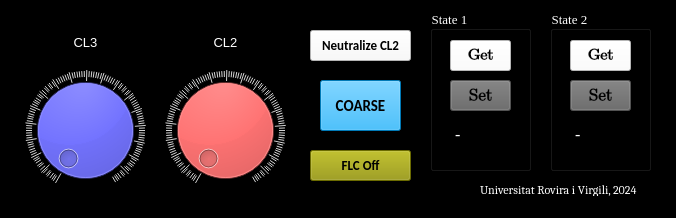
<?xml version="1.0" encoding="UTF-8"?>
<ui version="4.0">
 <class>MainWindow</class>
 <widget class="QMainWindow" name="MainWindow">
  <property name="enabled">
   <bool>true</bool>
  </property>
  <property name="geometry">
   <rect>
    <x>0</x>
    <y>0</y>
    <width>676</width>
    <height>218</height>
   </rect>
  </property>
  <property name="palette">
   <palette>
    <active>
     <colorrole role="WindowText">
      <brush brushstyle="SolidPattern">
       <color alpha="255">
        <red>0</red>
        <green>0</green>
        <blue>0</blue>
       </color>
      </brush>
     </colorrole>
     <colorrole role="Button">
      <brush brushstyle="SolidPattern">
       <color alpha="255">
        <red>0</red>
        <green>0</green>
        <blue>0</blue>
       </color>
      </brush>
     </colorrole>
     <colorrole role="Midlight">
      <brush brushstyle="SolidPattern">
       <color alpha="255">
        <red>255</red>
        <green>255</green>
        <blue>255</blue>
       </color>
      </brush>
     </colorrole>
     <colorrole role="Dark">
      <brush brushstyle="SolidPattern">
       <color alpha="255">
        <red>255</red>
        <green>255</green>
        <blue>255</blue>
       </color>
      </brush>
     </colorrole>
     <colorrole role="Text">
      <brush brushstyle="SolidPattern">
       <color alpha="255">
        <red>0</red>
        <green>0</green>
        <blue>0</blue>
       </color>
      </brush>
     </colorrole>
     <colorrole role="ButtonText">
      <brush brushstyle="SolidPattern">
       <color alpha="255">
        <red>0</red>
        <green>0</green>
        <blue>0</blue>
       </color>
      </brush>
     </colorrole>
     <colorrole role="Base">
      <brush brushstyle="SolidPattern">
       <color alpha="255">
        <red>0</red>
        <green>0</green>
        <blue>0</blue>
       </color>
      </brush>
     </colorrole>
     <colorrole role="Window">
      <brush brushstyle="SolidPattern">
       <color alpha="255">
        <red>0</red>
        <green>0</green>
        <blue>0</blue>
       </color>
      </brush>
     </colorrole>
    </active>
    <inactive>
     <colorrole role="WindowText">
      <brush brushstyle="SolidPattern">
       <color alpha="255">
        <red>0</red>
        <green>0</green>
        <blue>0</blue>
       </color>
      </brush>
     </colorrole>
     <colorrole role="Button">
      <brush brushstyle="SolidPattern">
       <color alpha="255">
        <red>0</red>
        <green>0</green>
        <blue>0</blue>
       </color>
      </brush>
     </colorrole>
     <colorrole role="Midlight">
      <brush brushstyle="SolidPattern">
       <color alpha="255">
        <red>255</red>
        <green>255</green>
        <blue>255</blue>
       </color>
      </brush>
     </colorrole>
     <colorrole role="Dark">
      <brush brushstyle="SolidPattern">
       <color alpha="255">
        <red>255</red>
        <green>255</green>
        <blue>255</blue>
       </color>
      </brush>
     </colorrole>
     <colorrole role="Text">
      <brush brushstyle="SolidPattern">
       <color alpha="255">
        <red>0</red>
        <green>0</green>
        <blue>0</blue>
       </color>
      </brush>
     </colorrole>
     <colorrole role="ButtonText">
      <brush brushstyle="SolidPattern">
       <color alpha="255">
        <red>0</red>
        <green>0</green>
        <blue>0</blue>
       </color>
      </brush>
     </colorrole>
     <colorrole role="Base">
      <brush brushstyle="SolidPattern">
       <color alpha="255">
        <red>0</red>
        <green>0</green>
        <blue>0</blue>
       </color>
      </brush>
     </colorrole>
     <colorrole role="Window">
      <brush brushstyle="SolidPattern">
       <color alpha="255">
        <red>0</red>
        <green>0</green>
        <blue>0</blue>
       </color>
      </brush>
     </colorrole>
    </inactive>
    <disabled>
     <colorrole role="WindowText">
      <brush brushstyle="SolidPattern">
       <color alpha="255">
        <red>255</red>
        <green>255</green>
        <blue>255</blue>
       </color>
      </brush>
     </colorrole>
     <colorrole role="Button">
      <brush brushstyle="SolidPattern">
       <color alpha="255">
        <red>0</red>
        <green>0</green>
        <blue>0</blue>
       </color>
      </brush>
     </colorrole>
     <colorrole role="Midlight">
      <brush brushstyle="SolidPattern">
       <color alpha="255">
        <red>255</red>
        <green>255</green>
        <blue>255</blue>
       </color>
      </brush>
     </colorrole>
     <colorrole role="Dark">
      <brush brushstyle="SolidPattern">
       <color alpha="255">
        <red>255</red>
        <green>255</green>
        <blue>255</blue>
       </color>
      </brush>
     </colorrole>
     <colorrole role="Text">
      <brush brushstyle="SolidPattern">
       <color alpha="255">
        <red>255</red>
        <green>255</green>
        <blue>255</blue>
       </color>
      </brush>
     </colorrole>
     <colorrole role="ButtonText">
      <brush brushstyle="SolidPattern">
       <color alpha="255">
        <red>255</red>
        <green>255</green>
        <blue>255</blue>
       </color>
      </brush>
     </colorrole>
     <colorrole role="Base">
      <brush brushstyle="SolidPattern">
       <color alpha="255">
        <red>0</red>
        <green>0</green>
        <blue>0</blue>
       </color>
      </brush>
     </colorrole>
     <colorrole role="Window">
      <brush brushstyle="SolidPattern">
       <color alpha="255">
        <red>0</red>
        <green>0</green>
        <blue>0</blue>
       </color>
      </brush>
     </colorrole>
    </disabled>
   </palette>
  </property>
  <property name="windowTitle">
   <string>Quasi-Parallel STEM Controller</string>
  </property>
  <property name="styleSheet">
   <string notr="true">background-color: rgb(0, 0, 0);</string>
  </property>
  <widget class="QWidget" name="centralwidget">
   <widget class="QDial" name="CL2Knob">
    <property name="geometry">
     <rect>
      <x>160</x>
      <y>70</y>
      <width>130</width>
      <height>120</height>
     </rect>
    </property>
    <property name="palette">
     <palette>
      <active>
       <colorrole role="WindowText">
        <brush brushstyle="SolidPattern">
         <color alpha="255">
          <red>0</red>
          <green>0</green>
          <blue>0</blue>
         </color>
        </brush>
       </colorrole>
       <colorrole role="Button">
        <brush brushstyle="SolidPattern">
         <color alpha="255">
          <red>255</red>
          <green>0</green>
          <blue>0</blue>
         </color>
        </brush>
       </colorrole>
       <colorrole role="Midlight">
        <brush brushstyle="SolidPattern">
         <color alpha="255">
          <red>225</red>
          <green>225</green>
          <blue>225</blue>
         </color>
        </brush>
       </colorrole>
       <colorrole role="Dark">
        <brush brushstyle="SolidPattern">
         <color alpha="255">
          <red>255</red>
          <green>255</green>
          <blue>255</blue>
         </color>
        </brush>
       </colorrole>
       <colorrole role="Text">
        <brush brushstyle="SolidPattern">
         <color alpha="255">
          <red>0</red>
          <green>0</green>
          <blue>0</blue>
         </color>
        </brush>
       </colorrole>
       <colorrole role="ButtonText">
        <brush brushstyle="SolidPattern">
         <color alpha="255">
          <red>0</red>
          <green>0</green>
          <blue>0</blue>
         </color>
        </brush>
       </colorrole>
       <colorrole role="Base">
        <brush brushstyle="SolidPattern">
         <color alpha="255">
          <red>255</red>
          <green>0</green>
          <blue>0</blue>
         </color>
        </brush>
       </colorrole>
       <colorrole role="Window">
        <brush brushstyle="SolidPattern">
         <color alpha="255">
          <red>255</red>
          <green>0</green>
          <blue>0</blue>
         </color>
        </brush>
       </colorrole>
      </active>
      <inactive>
       <colorrole role="WindowText">
        <brush brushstyle="SolidPattern">
         <color alpha="255">
          <red>0</red>
          <green>0</green>
          <blue>0</blue>
         </color>
        </brush>
       </colorrole>
       <colorrole role="Button">
        <brush brushstyle="SolidPattern">
         <color alpha="255">
          <red>255</red>
          <green>0</green>
          <blue>0</blue>
         </color>
        </brush>
       </colorrole>
       <colorrole role="Midlight">
        <brush brushstyle="SolidPattern">
         <color alpha="255">
          <red>225</red>
          <green>225</green>
          <blue>225</blue>
         </color>
        </brush>
       </colorrole>
       <colorrole role="Dark">
        <brush brushstyle="SolidPattern">
         <color alpha="255">
          <red>255</red>
          <green>255</green>
          <blue>255</blue>
         </color>
        </brush>
       </colorrole>
       <colorrole role="Text">
        <brush brushstyle="SolidPattern">
         <color alpha="255">
          <red>0</red>
          <green>0</green>
          <blue>0</blue>
         </color>
        </brush>
       </colorrole>
       <colorrole role="ButtonText">
        <brush brushstyle="SolidPattern">
         <color alpha="255">
          <red>0</red>
          <green>0</green>
          <blue>0</blue>
         </color>
        </brush>
       </colorrole>
       <colorrole role="Base">
        <brush brushstyle="SolidPattern">
         <color alpha="255">
          <red>255</red>
          <green>0</green>
          <blue>0</blue>
         </color>
        </brush>
       </colorrole>
       <colorrole role="Window">
        <brush brushstyle="SolidPattern">
         <color alpha="255">
          <red>255</red>
          <green>0</green>
          <blue>0</blue>
         </color>
        </brush>
       </colorrole>
      </inactive>
      <disabled>
       <colorrole role="WindowText">
        <brush brushstyle="SolidPattern">
         <color alpha="255">
          <red>255</red>
          <green>255</green>
          <blue>255</blue>
         </color>
        </brush>
       </colorrole>
       <colorrole role="Button">
        <brush brushstyle="SolidPattern">
         <color alpha="255">
          <red>255</red>
          <green>0</green>
          <blue>0</blue>
         </color>
        </brush>
       </colorrole>
       <colorrole role="Midlight">
        <brush brushstyle="SolidPattern">
         <color alpha="255">
          <red>225</red>
          <green>225</green>
          <blue>225</blue>
         </color>
        </brush>
       </colorrole>
       <colorrole role="Dark">
        <brush brushstyle="SolidPattern">
         <color alpha="255">
          <red>255</red>
          <green>255</green>
          <blue>255</blue>
         </color>
        </brush>
       </colorrole>
       <colorrole role="Text">
        <brush brushstyle="SolidPattern">
         <color alpha="255">
          <red>255</red>
          <green>255</green>
          <blue>255</blue>
         </color>
        </brush>
       </colorrole>
       <colorrole role="ButtonText">
        <brush brushstyle="SolidPattern">
         <color alpha="255">
          <red>255</red>
          <green>255</green>
          <blue>255</blue>
         </color>
        </brush>
       </colorrole>
       <colorrole role="Base">
        <brush brushstyle="SolidPattern">
         <color alpha="255">
          <red>255</red>
          <green>0</green>
          <blue>0</blue>
         </color>
        </brush>
       </colorrole>
       <colorrole role="Window">
        <brush brushstyle="SolidPattern">
         <color alpha="255">
          <red>255</red>
          <green>0</green>
          <blue>0</blue>
         </color>
        </brush>
       </colorrole>
      </disabled>
     </palette>
    </property>
    <property name="styleSheet">
     <string notr="true">background-color: rgb(255, 0, 0);</string>
    </property>
    <property name="minimum">
     <number>10000</number>
    </property>
    <property name="maximum">
     <number>50000</number>
    </property>
    <property name="singleStep">
     <number>2</number>
    </property>
    <property name="pageStep">
     <number>7</number>
    </property>
    <property name="tracking">
     <bool>true</bool>
    </property>
    <property name="notchesVisible">
     <bool>true</bool>
    </property>
   </widget>
   <widget class="QPushButton" name="Ntrl_button">
    <property name="geometry">
     <rect>
      <x>310</x>
      <y>30</y>
      <width>101</width>
      <height>31</height>
     </rect>
    </property>
    <property name="font">
     <font>
      <family>Calibri</family>
      <pointsize>10</pointsize>
      <weight>75</weight>
      <italic>false</italic>
      <bold>true</bold>
     </font>
    </property>
    <property name="styleSheet">
     <string notr="true">background-color:rgb(250, 250, 250);</string>
    </property>
    <property name="text">
     <string>Neutralize CL2</string>
    </property>
   </widget>
   <widget class="QPushButton" name="pushButton_CoarseFine">
    <property name="geometry">
     <rect>
      <x>320</x>
      <y>80</y>
      <width>81</width>
      <height>51</height>
     </rect>
    </property>
    <property name="font">
     <font>
      <family>Calibri</family>
      <pointsize>11</pointsize>
      <weight>75</weight>
      <bold>true</bold>
     </font>
    </property>
    <property name="styleSheet">
     <string notr="true">background-color: rgb(0, 170, 255);</string>
    </property>
    <property name="text">
     <string>COARSE</string>
    </property>
    <property name="checkable">
     <bool>true</bool>
    </property>
   </widget>
   <widget class="QTextEdit" name="textEdit">
    <property name="geometry">
     <rect>
      <x>200</x>
      <y>30</y>
      <width>51</width>
      <height>31</height>
     </rect>
    </property>
    <property name="layoutDirection">
     <enum>Qt::LeftToRight</enum>
    </property>
    <property name="verticalScrollBarPolicy">
     <enum>Qt::ScrollBarAlwaysOff</enum>
    </property>
    <property name="html">
     <string>&lt;!DOCTYPE HTML PUBLIC &quot;-//W3C//DTD HTML 4.0//EN&quot; &quot;http://www.w3.org/TR/REC-html40/strict.dtd&quot;&gt;
&lt;html&gt;&lt;head&gt;&lt;meta name=&quot;qrichtext&quot; content=&quot;1&quot; /&gt;&lt;style type=&quot;text/css&quot;&gt;
p, li { white-space: pre-wrap; }
&lt;/style&gt;&lt;/head&gt;&lt;body style=&quot; font-family:'MS Shell Dlg 2'; font-size:8.25pt; font-weight:400; font-style:normal;&quot;&gt;
&lt;p align=&quot;center&quot; style=&quot; margin-top:0px; margin-bottom:0px; margin-left:0px; margin-right:0px; -qt-block-indent:0; text-indent:0px;&quot;&gt;&lt;span style=&quot; font-size:10pt; color:#ffffff;&quot;&gt;CL2&lt;/span&gt;&lt;/p&gt;&lt;/body&gt;&lt;/html&gt;</string>
    </property>
   </widget>
   <widget class="QGroupBox" name="state1">
    <property name="geometry">
     <rect>
      <x>430</x>
      <y>10</y>
      <width>101</width>
      <height>161</height>
     </rect>
    </property>
    <property name="font">
     <font>
      <family>Times New Roman</family>
      <pointsize>10</pointsize>
      <weight>50</weight>
      <bold>false</bold>
     </font>
    </property>
    <property name="styleSheet">
     <string notr="true">color: rgb(255, 255, 255);</string>
    </property>
    <property name="title">
     <string>State 1</string>
    </property>
    <widget class="QPushButton" name="get1">
     <property name="geometry">
      <rect>
       <x>20</x>
       <y>30</y>
       <width>61</width>
       <height>31</height>
      </rect>
     </property>
     <property name="font">
      <font>
       <family>Cambria Math</family>
       <pointsize>12</pointsize>
       <weight>75</weight>
       <bold>true</bold>
      </font>
     </property>
     <property name="styleSheet">
      <string notr="true">color: rgb(0, 0, 0);
background-color: rgb(255, 255, 255);</string>
     </property>
     <property name="text">
      <string>Get</string>
     </property>
    </widget>
    <widget class="QPushButton" name="set1">
     <property name="enabled">
      <bool>false</bool>
     </property>
     <property name="geometry">
      <rect>
       <x>20</x>
       <y>70</y>
       <width>61</width>
       <height>31</height>
      </rect>
     </property>
     <property name="font">
      <font>
       <family>Cambria Math</family>
       <pointsize>13</pointsize>
       <weight>75</weight>
       <bold>true</bold>
      </font>
     </property>
     <property name="styleSheet">
      <string notr="true">color: rgb(0, 0, 0);
background-color: rgb(100, 100, 100);</string>
     </property>
     <property name="text">
      <string>Set</string>
     </property>
    </widget>
    <widget class="QTextEdit" name="text1">
     <property name="geometry">
      <rect>
       <x>20</x>
       <y>110</y>
       <width>61</width>
       <height>31</height>
      </rect>
     </property>
     <property name="font">
      <font>
       <family>Times New Roman</family>
       <pointsize>12</pointsize>
      </font>
     </property>
     <property name="html">
      <string>&lt;!DOCTYPE HTML PUBLIC &quot;-//W3C//DTD HTML 4.0//EN&quot; &quot;http://www.w3.org/TR/REC-html40/strict.dtd&quot;&gt;
&lt;html&gt;&lt;head&gt;&lt;meta name=&quot;qrichtext&quot; content=&quot;1&quot; /&gt;&lt;style type=&quot;text/css&quot;&gt;
p, li { white-space: pre-wrap; }
&lt;/style&gt;&lt;/head&gt;&lt;body style=&quot; font-family:'Times New Roman'; font-size:12pt; font-weight:400; font-style:normal;&quot;&gt;
&lt;p style=&quot; margin-top:0px; margin-bottom:0px; margin-left:0px; margin-right:0px; -qt-block-indent:0; text-indent:0px;&quot;&gt;&lt;span style=&quot; font-family:'MS Shell Dlg 2';&quot;&gt;- &lt;/span&gt;&lt;/p&gt;&lt;/body&gt;&lt;/html&gt;</string>
     </property>
    </widget>
   </widget>
   <widget class="QGroupBox" name="state2">
    <property name="geometry">
     <rect>
      <x>550</x>
      <y>10</y>
      <width>101</width>
      <height>161</height>
     </rect>
    </property>
    <property name="font">
     <font>
      <family>Times New Roman</family>
      <pointsize>10</pointsize>
     </font>
    </property>
    <property name="styleSheet">
     <string notr="true">color: rgb(255, 255, 255);</string>
    </property>
    <property name="title">
     <string>State 2</string>
    </property>
    <widget class="QPushButton" name="get2">
     <property name="geometry">
      <rect>
       <x>20</x>
       <y>30</y>
       <width>61</width>
       <height>31</height>
      </rect>
     </property>
     <property name="font">
      <font>
       <family>Cambria Math</family>
       <pointsize>12</pointsize>
       <weight>75</weight>
       <bold>true</bold>
      </font>
     </property>
     <property name="styleSheet">
      <string notr="true">color: rgb(0, 0, 0);
background-color: rgb(255, 255, 255);</string>
     </property>
     <property name="text">
      <string>Get</string>
     </property>
    </widget>
    <widget class="QPushButton" name="set2">
     <property name="enabled">
      <bool>false</bool>
     </property>
     <property name="geometry">
      <rect>
       <x>20</x>
       <y>70</y>
       <width>61</width>
       <height>31</height>
      </rect>
     </property>
     <property name="font">
      <font>
       <family>Cambria Math</family>
       <pointsize>13</pointsize>
       <weight>75</weight>
       <bold>true</bold>
      </font>
     </property>
     <property name="styleSheet">
      <string notr="true">color: rgb(0, 0, 0);
background-color: rgb(100, 100, 100);</string>
     </property>
     <property name="text">
      <string>Set</string>
     </property>
    </widget>
    <widget class="QTextEdit" name="text2">
     <property name="geometry">
      <rect>
       <x>20</x>
       <y>110</y>
       <width>61</width>
       <height>31</height>
      </rect>
     </property>
     <property name="font">
      <font>
       <family>Times New Roman</family>
       <pointsize>12</pointsize>
      </font>
     </property>
     <property name="html">
      <string>&lt;!DOCTYPE HTML PUBLIC &quot;-//W3C//DTD HTML 4.0//EN&quot; &quot;http://www.w3.org/TR/REC-html40/strict.dtd&quot;&gt;
&lt;html&gt;&lt;head&gt;&lt;meta name=&quot;qrichtext&quot; content=&quot;1&quot; /&gt;&lt;style type=&quot;text/css&quot;&gt;
p, li { white-space: pre-wrap; }
&lt;/style&gt;&lt;/head&gt;&lt;body style=&quot; font-family:'Times New Roman'; font-size:12pt; font-weight:400; font-style:normal;&quot;&gt;
&lt;p style=&quot; margin-top:0px; margin-bottom:0px; margin-left:0px; margin-right:0px; -qt-block-indent:0; text-indent:0px;&quot;&gt;&lt;span style=&quot; font-family:'MS Shell Dlg 2';&quot;&gt;-&lt;/span&gt;&lt;/p&gt;&lt;/body&gt;&lt;/html&gt;</string>
     </property>
    </widget>
   </widget>
   <widget class="QLabel" name="label">
    <property name="geometry">
     <rect>
      <x>480</x>
      <y>180</y>
      <width>171</width>
      <height>20</height>
     </rect>
    </property>
    <property name="font">
     <font>
      <family>Cambria</family>
      <pointsize>9</pointsize>
      <weight>50</weight>
      <bold>false</bold>
     </font>
    </property>
    <property name="layoutDirection">
     <enum>Qt::LeftToRight</enum>
    </property>
    <property name="styleSheet">
     <string notr="true">color: rgb(255, 255, 255);</string>
    </property>
    <property name="text">
     <string>Universitat Rovira i Virgili, 2024</string>
    </property>
   </widget>
   <widget class="QTextEdit" name="textEdit_2">
    <property name="geometry">
     <rect>
      <x>60</x>
      <y>30</y>
      <width>51</width>
      <height>31</height>
     </rect>
    </property>
    <property name="layoutDirection">
     <enum>Qt::LeftToRight</enum>
    </property>
    <property name="verticalScrollBarPolicy">
     <enum>Qt::ScrollBarAlwaysOff</enum>
    </property>
    <property name="html">
     <string>&lt;!DOCTYPE HTML PUBLIC &quot;-//W3C//DTD HTML 4.0//EN&quot; &quot;http://www.w3.org/TR/REC-html40/strict.dtd&quot;&gt;
&lt;html&gt;&lt;head&gt;&lt;meta name=&quot;qrichtext&quot; content=&quot;1&quot; /&gt;&lt;style type=&quot;text/css&quot;&gt;
p, li { white-space: pre-wrap; }
&lt;/style&gt;&lt;/head&gt;&lt;body style=&quot; font-family:'MS Shell Dlg 2'; font-size:8.25pt; font-weight:400; font-style:normal;&quot;&gt;
&lt;p align=&quot;center&quot; style=&quot; margin-top:0px; margin-bottom:0px; margin-left:0px; margin-right:0px; -qt-block-indent:0; text-indent:0px;&quot;&gt;&lt;span style=&quot; font-size:10pt; color:#ffffff;&quot;&gt;CL3&lt;/span&gt;&lt;/p&gt;&lt;/body&gt;&lt;/html&gt;</string>
    </property>
   </widget>
   <widget class="QDial" name="CL3Knob">
    <property name="geometry">
     <rect>
      <x>20</x>
      <y>70</y>
      <width>130</width>
      <height>120</height>
     </rect>
    </property>
    <property name="palette">
     <palette>
      <active>
       <colorrole role="WindowText">
        <brush brushstyle="SolidPattern">
         <color alpha="255">
          <red>255</red>
          <green>255</green>
          <blue>255</blue>
         </color>
        </brush>
       </colorrole>
       <colorrole role="Button">
        <brush brushstyle="SolidPattern">
         <color alpha="255">
          <red>0</red>
          <green>0</green>
          <blue>255</blue>
         </color>
        </brush>
       </colorrole>
       <colorrole role="Light">
        <brush brushstyle="SolidPattern">
         <color alpha="255">
          <red>127</red>
          <green>127</green>
          <blue>255</blue>
         </color>
        </brush>
       </colorrole>
       <colorrole role="Midlight">
        <brush brushstyle="SolidPattern">
         <color alpha="255">
          <red>255</red>
          <green>255</green>
          <blue>255</blue>
         </color>
        </brush>
       </colorrole>
       <colorrole role="Dark">
        <brush brushstyle="SolidPattern">
         <color alpha="255">
          <red>255</red>
          <green>255</green>
          <blue>255</blue>
         </color>
        </brush>
       </colorrole>
       <colorrole role="Mid">
        <brush brushstyle="SolidPattern">
         <color alpha="255">
          <red>0</red>
          <green>0</green>
          <blue>170</blue>
         </color>
        </brush>
       </colorrole>
       <colorrole role="Text">
        <brush brushstyle="SolidPattern">
         <color alpha="255">
          <red>0</red>
          <green>0</green>
          <blue>0</blue>
         </color>
        </brush>
       </colorrole>
       <colorrole role="BrightText">
        <brush brushstyle="SolidPattern">
         <color alpha="255">
          <red>255</red>
          <green>255</green>
          <blue>255</blue>
         </color>
        </brush>
       </colorrole>
       <colorrole role="ButtonText">
        <brush brushstyle="SolidPattern">
         <color alpha="255">
          <red>0</red>
          <green>0</green>
          <blue>0</blue>
         </color>
        </brush>
       </colorrole>
       <colorrole role="Base">
        <brush brushstyle="SolidPattern">
         <color alpha="255">
          <red>0</red>
          <green>0</green>
          <blue>255</blue>
         </color>
        </brush>
       </colorrole>
       <colorrole role="Window">
        <brush brushstyle="SolidPattern">
         <color alpha="255">
          <red>0</red>
          <green>0</green>
          <blue>255</blue>
         </color>
        </brush>
       </colorrole>
       <colorrole role="Shadow">
        <brush brushstyle="SolidPattern">
         <color alpha="255">
          <red>0</red>
          <green>0</green>
          <blue>0</blue>
         </color>
        </brush>
       </colorrole>
       <colorrole role="AlternateBase">
        <brush brushstyle="SolidPattern">
         <color alpha="255">
          <red>127</red>
          <green>127</green>
          <blue>255</blue>
         </color>
        </brush>
       </colorrole>
       <colorrole role="ToolTipBase">
        <brush brushstyle="SolidPattern">
         <color alpha="255">
          <red>255</red>
          <green>255</green>
          <blue>220</blue>
         </color>
        </brush>
       </colorrole>
       <colorrole role="ToolTipText">
        <brush brushstyle="SolidPattern">
         <color alpha="255">
          <red>0</red>
          <green>0</green>
          <blue>0</blue>
         </color>
        </brush>
       </colorrole>
      </active>
      <inactive>
       <colorrole role="WindowText">
        <brush brushstyle="SolidPattern">
         <color alpha="255">
          <red>255</red>
          <green>255</green>
          <blue>255</blue>
         </color>
        </brush>
       </colorrole>
       <colorrole role="Button">
        <brush brushstyle="SolidPattern">
         <color alpha="255">
          <red>0</red>
          <green>0</green>
          <blue>255</blue>
         </color>
        </brush>
       </colorrole>
       <colorrole role="Light">
        <brush brushstyle="SolidPattern">
         <color alpha="255">
          <red>127</red>
          <green>127</green>
          <blue>255</blue>
         </color>
        </brush>
       </colorrole>
       <colorrole role="Midlight">
        <brush brushstyle="SolidPattern">
         <color alpha="255">
          <red>255</red>
          <green>255</green>
          <blue>255</blue>
         </color>
        </brush>
       </colorrole>
       <colorrole role="Dark">
        <brush brushstyle="SolidPattern">
         <color alpha="255">
          <red>255</red>
          <green>255</green>
          <blue>255</blue>
         </color>
        </brush>
       </colorrole>
       <colorrole role="Mid">
        <brush brushstyle="SolidPattern">
         <color alpha="255">
          <red>0</red>
          <green>0</green>
          <blue>170</blue>
         </color>
        </brush>
       </colorrole>
       <colorrole role="Text">
        <brush brushstyle="SolidPattern">
         <color alpha="255">
          <red>0</red>
          <green>0</green>
          <blue>0</blue>
         </color>
        </brush>
       </colorrole>
       <colorrole role="BrightText">
        <brush brushstyle="SolidPattern">
         <color alpha="255">
          <red>255</red>
          <green>255</green>
          <blue>255</blue>
         </color>
        </brush>
       </colorrole>
       <colorrole role="ButtonText">
        <brush brushstyle="SolidPattern">
         <color alpha="255">
          <red>0</red>
          <green>0</green>
          <blue>0</blue>
         </color>
        </brush>
       </colorrole>
       <colorrole role="Base">
        <brush brushstyle="SolidPattern">
         <color alpha="255">
          <red>0</red>
          <green>0</green>
          <blue>255</blue>
         </color>
        </brush>
       </colorrole>
       <colorrole role="Window">
        <brush brushstyle="SolidPattern">
         <color alpha="255">
          <red>0</red>
          <green>0</green>
          <blue>255</blue>
         </color>
        </brush>
       </colorrole>
       <colorrole role="Shadow">
        <brush brushstyle="SolidPattern">
         <color alpha="255">
          <red>0</red>
          <green>0</green>
          <blue>0</blue>
         </color>
        </brush>
       </colorrole>
       <colorrole role="AlternateBase">
        <brush brushstyle="SolidPattern">
         <color alpha="255">
          <red>127</red>
          <green>127</green>
          <blue>255</blue>
         </color>
        </brush>
       </colorrole>
       <colorrole role="ToolTipBase">
        <brush brushstyle="SolidPattern">
         <color alpha="255">
          <red>255</red>
          <green>255</green>
          <blue>220</blue>
         </color>
        </brush>
       </colorrole>
       <colorrole role="ToolTipText">
        <brush brushstyle="SolidPattern">
         <color alpha="255">
          <red>0</red>
          <green>0</green>
          <blue>0</blue>
         </color>
        </brush>
       </colorrole>
      </inactive>
      <disabled>
       <colorrole role="WindowText">
        <brush brushstyle="SolidPattern">
         <color alpha="255">
          <red>255</red>
          <green>255</green>
          <blue>255</blue>
         </color>
        </brush>
       </colorrole>
       <colorrole role="Button">
        <brush brushstyle="SolidPattern">
         <color alpha="255">
          <red>0</red>
          <green>0</green>
          <blue>255</blue>
         </color>
        </brush>
       </colorrole>
       <colorrole role="Light">
        <brush brushstyle="SolidPattern">
         <color alpha="255">
          <red>127</red>
          <green>127</green>
          <blue>255</blue>
         </color>
        </brush>
       </colorrole>
       <colorrole role="Midlight">
        <brush brushstyle="SolidPattern">
         <color alpha="255">
          <red>255</red>
          <green>255</green>
          <blue>255</blue>
         </color>
        </brush>
       </colorrole>
       <colorrole role="Dark">
        <brush brushstyle="SolidPattern">
         <color alpha="255">
          <red>255</red>
          <green>255</green>
          <blue>255</blue>
         </color>
        </brush>
       </colorrole>
       <colorrole role="Mid">
        <brush brushstyle="SolidPattern">
         <color alpha="255">
          <red>0</red>
          <green>0</green>
          <blue>170</blue>
         </color>
        </brush>
       </colorrole>
       <colorrole role="Text">
        <brush brushstyle="SolidPattern">
         <color alpha="255">
          <red>255</red>
          <green>255</green>
          <blue>255</blue>
         </color>
        </brush>
       </colorrole>
       <colorrole role="BrightText">
        <brush brushstyle="SolidPattern">
         <color alpha="255">
          <red>255</red>
          <green>255</green>
          <blue>255</blue>
         </color>
        </brush>
       </colorrole>
       <colorrole role="ButtonText">
        <brush brushstyle="SolidPattern">
         <color alpha="255">
          <red>255</red>
          <green>255</green>
          <blue>255</blue>
         </color>
        </brush>
       </colorrole>
       <colorrole role="Base">
        <brush brushstyle="SolidPattern">
         <color alpha="255">
          <red>0</red>
          <green>0</green>
          <blue>255</blue>
         </color>
        </brush>
       </colorrole>
       <colorrole role="Window">
        <brush brushstyle="SolidPattern">
         <color alpha="255">
          <red>0</red>
          <green>0</green>
          <blue>255</blue>
         </color>
        </brush>
       </colorrole>
       <colorrole role="Shadow">
        <brush brushstyle="SolidPattern">
         <color alpha="255">
          <red>0</red>
          <green>0</green>
          <blue>0</blue>
         </color>
        </brush>
       </colorrole>
       <colorrole role="AlternateBase">
        <brush brushstyle="SolidPattern">
         <color alpha="255">
          <red>0</red>
          <green>0</green>
          <blue>255</blue>
         </color>
        </brush>
       </colorrole>
       <colorrole role="ToolTipBase">
        <brush brushstyle="SolidPattern">
         <color alpha="255">
          <red>255</red>
          <green>255</green>
          <blue>220</blue>
         </color>
        </brush>
       </colorrole>
       <colorrole role="ToolTipText">
        <brush brushstyle="SolidPattern">
         <color alpha="255">
          <red>0</red>
          <green>0</green>
          <blue>0</blue>
         </color>
        </brush>
       </colorrole>
      </disabled>
     </palette>
    </property>
    <property name="styleSheet">
     <string notr="true">background-color: rgb(0, 0, 255);</string>
    </property>
    <property name="minimum">
     <number>10000</number>
    </property>
    <property name="maximum">
     <number>50000</number>
    </property>
    <property name="singleStep">
     <number>2</number>
    </property>
    <property name="pageStep">
     <number>7</number>
    </property>
    <property name="invertedControls">
     <bool>false</bool>
    </property>
    <property name="notchesVisible">
     <bool>true</bool>
    </property>
   </widget>
   <widget class="QPushButton" name="FLCswitchOff">
    <property name="geometry">
     <rect>
      <x>310</x>
      <y>150</y>
      <width>101</width>
      <height>31</height>
     </rect>
    </property>
    <property name="palette">
     <palette>
      <active>
       <colorrole role="Button">
        <brush brushstyle="SolidPattern">
         <color alpha="255">
          <red>150</red>
          <green>150</green>
          <blue>0</blue>
         </color>
        </brush>
       </colorrole>
       <colorrole role="Base">
        <brush brushstyle="SolidPattern">
         <color alpha="255">
          <red>150</red>
          <green>150</green>
          <blue>0</blue>
         </color>
        </brush>
       </colorrole>
       <colorrole role="Window">
        <brush brushstyle="SolidPattern">
         <color alpha="255">
          <red>150</red>
          <green>150</green>
          <blue>0</blue>
         </color>
        </brush>
       </colorrole>
      </active>
      <inactive>
       <colorrole role="Button">
        <brush brushstyle="SolidPattern">
         <color alpha="255">
          <red>150</red>
          <green>150</green>
          <blue>0</blue>
         </color>
        </brush>
       </colorrole>
       <colorrole role="Base">
        <brush brushstyle="SolidPattern">
         <color alpha="255">
          <red>150</red>
          <green>150</green>
          <blue>0</blue>
         </color>
        </brush>
       </colorrole>
       <colorrole role="Window">
        <brush brushstyle="SolidPattern">
         <color alpha="255">
          <red>150</red>
          <green>150</green>
          <blue>0</blue>
         </color>
        </brush>
       </colorrole>
      </inactive>
      <disabled>
       <colorrole role="Button">
        <brush brushstyle="SolidPattern">
         <color alpha="255">
          <red>150</red>
          <green>150</green>
          <blue>0</blue>
         </color>
        </brush>
       </colorrole>
       <colorrole role="Base">
        <brush brushstyle="SolidPattern">
         <color alpha="255">
          <red>150</red>
          <green>150</green>
          <blue>0</blue>
         </color>
        </brush>
       </colorrole>
       <colorrole role="Window">
        <brush brushstyle="SolidPattern">
         <color alpha="255">
          <red>150</red>
          <green>150</green>
          <blue>0</blue>
         </color>
        </brush>
       </colorrole>
      </disabled>
     </palette>
    </property>
    <property name="font">
     <font>
      <family>Calibri</family>
      <pointsize>10</pointsize>
      <weight>75</weight>
      <italic>false</italic>
      <bold>true</bold>
     </font>
    </property>
    <property name="styleSheet">
     <string notr="true">background-color:rgb(150, 150, 0);</string>
    </property>
    <property name="text">
     <string>FLC Off</string>
    </property>
   </widget>
  </widget>
  <widget class="QStatusBar" name="statusbar"/>
 </widget>
 <resources/>
 <connections/>
</ui>
